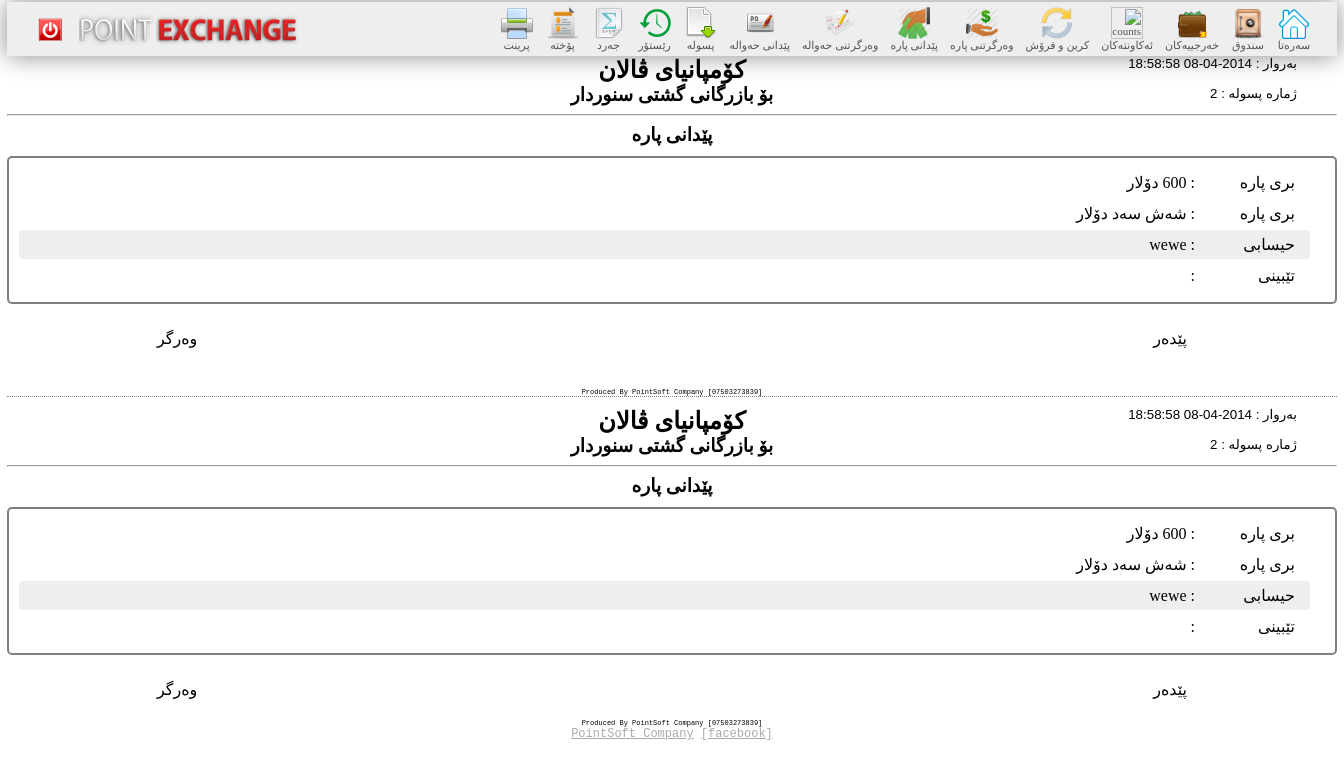
Page /loan_payout_view.php?id=2 (signed in) on the committed database.
### tables this page shows
CREATE TABLE IF NOT EXISTS `loan_payout` (
  `id` int(11) NOT NULL AUTO_INCREMENT,
  `id_user` int(11) DEFAULT NULL,
  `id_account` int(11) NOT NULL,
  `date_time` datetime DEFAULT NULL,
  `a_dollar` decimal(12,0) DEFAULT NULL,
  `a_dinar` decimal(20,0) DEFAULT NULL,
  `a_tman` decimal(20,0) DEFAULT NULL,
  `detail` varchar(200) DEFAULT NULL,
  PRIMARY KEY (`id`)
);

CREATE TABLE IF NOT EXISTS `accounts` (
  `id` int(11) NOT NULL AUTO_INCREMENT,
  `owner_name` varchar(200) DEFAULT NULL,
  `account_number` varchar(50) DEFAULT NULL,
  `balance` bigint(20) DEFAULT NULL,
  `date_created` datetime DEFAULT NULL,
  `detail` varchar(200) DEFAULT NULL,
  PRIMARY KEY (`id`)
);

### class/loan_payout.class.php (called while the page is built, shortened)
<?php
require_once 'database.class.php';
class loan_payout extends database{
	private static $TABLE = 'loan_payout';
	public static function get_loan_payout_info($id){
		try{
			$sql = "SELECT p.id,p.date_time,p.a_dollar,p.a_dinar,p.a_tman,p.detail,a.owner_name FROM ".self::$TABLE." p left join accounts a on a.id = p.id_account WHERE p.id = :id";
			$stmt = self::$PDO->prepare($sql);
			$stmt->bindParam(':id',$id,PDO::PARAM_INT);
			$stmt->execute();
			$row = $stmt->fetch(PDO::FETCH_ASSOC);
			return $row;
		}
		catch(PDOException $e){
			echo 'Error: [loan_payout.class.php/function get_loan_payout_info]'.$e->getMessage().'<br>';
			die();
		}
	}
}
?>

### class/database.class.php (called while the page is built, shortened)
<?php
function dsh_money($money,$decimal_check = 2,$symbol = null){
	$negative = false;
	$decimal = $money - intval($money);
	$arr = array();
	if($money !== 0)
		while($money){
			$part = strval($money % 1000);
			$len = strlen($part);
			$money =intval($money/1000);
			array_push($arr, $part);
		}
	else
		$arr = array(0);
	$arr = array_reverse($arr);
	$str = implode(',', $arr);
	return $str;
}
function money_to_word($number)
{
    $max_size = pow(10,18);
    if (is_int($number) && $number < abs($max_size))
    {
        switch ($number)
        {
            case 6:
                $string = "شەش";
                break;
            case $number < pow(10,3):
                $prefix = money_to_word(intval(floor($number/pow(10,2)))) . " سەد";
                $string = $prefix . @$suffix;
                break;
        }
    } else
    {
        echo "ERROR with - $number<br/> Number must be an integer between -" . number_format($max_size, 0, ".", ",") . " and " . number_format($max_size, 0, ".", ",") . " exclussive.";
    }
    return $string;
}
?>

### loan_payout_view.php (the view, shortened to what this page needs)
<?php
	require_once 'class/database.class.php';
	require_once 'class/loan_payout.class.php';
	$order_payment_info = loan_payout::get_loan_payout_info(@$_GET['id']);
	$money = '';
	if($order_payment_info['a_dollar'])
		$money .= dsh_money($order_payment_info['a_dollar']).' دۆلار ';
?>
<html>
<?php require_once 'head_tag.php'; ?>
  <body>
  	<div id="wrapper">
  		<?php require_once 'nav.php'; ?>
  		<div id="main">
			<section>
				<h2>کۆمپانیای ڤالان</h2>
				<h3>بۆ بازرگانی گشتی سنوردار</h3>
				<div class="corner">
					<p>بەروار : <?php echo $order_payment_info['date_time']; ?></p>
					<p>ژمارە پسوله : <?php echo $order_payment_info['id']; ?></p>
				</div>
				<hr>
				<h3>پێدانی پاره</h3>
				<div class="package">
					<p><span> بری پاره  </span>: <?php echo $money ?> </p>
					<p><span> بری پاره  </span>: <?php echo money_to_word(intval($order_payment_info['a_dollar'])); ?> دۆلار</p>
					<p class="ee"><span> حیسابی </span>: <?php echo $order_payment_info['owner_name']; ?></p>
					<p><span> تێبینی </span>: <?php echo $order_payment_info['detail']; ?></p>
				</div>
				<div class="pedar">پێدەر</div>
				<div class="warger">وەرگر</div>
			</section>
			<div class="dash">Produced By PointSoft Company [07503273839]</div>
			<section>
				<h2>کۆمپانیای ڤالان</h2>
				<h3>بۆ بازرگانی گشتی سنوردار</h3>
				<div class="corner">
					<p>بەروار : <?php echo $order_payment_info['date_time']; ?></p>
					<p>ژمارە پسوله : <?php echo $order_payment_info['id']; ?></p>
				</div>
				<hr>
				<h3>پێدانی پاره</h3>
				<div class="package">
					<p><span> بری پاره  </span>: <?php echo $money ?> </p>
					<p><span> بری پاره  </span>: <?php echo money_to_word(intval($order_payment_info['a_dollar'])); ?> دۆلار</p>
					<p class="ee"><span> حیسابی </span>: <?php echo $order_payment_info['owner_name']; ?></p>
					<p><span> تێبینی </span>: <?php echo $order_payment_info['detail']; ?></p>
				</div>
				<div class="pedar">پێدەر</div>
				<div class="warger">وەرگر</div>
			</section>
			<div class="dash2">Produced By PointSoft Company [07503273839]</div>
		</div>
		<?php require_once 'footer.php'; ?>
  </body>
</html>

### style.css (style rules this page uses)
body { background: url('images/500px/seamlesstexture21_500.jpg'); margin: 0; }
#wrapper { width: 1330px; border: 2px solid white; margin: 0 auto; background-color: rgba(255,255,255,0.8); }

### loan_payout_view.php (style rules this page uses)
.corner { margin-top: -55px; float: right; font-family: arial; font-size: smaller; direction: rtl; }
section { direction: rtl; font-family: 'kxani'; }
section h2, section h3 { text-align: center; margin:0; }
.corner p { margin:0 25px 5px 0; }
section p { margin:0 15px 2px 0; padding: 5px; padding-right: 15px; border-radius: 3px; }
section p span { display: inline-block; width: 100px; }
section .package { border: 2px solid gray; border-radius: 5px; padding: 10px; margin-top: 10px; }
.pedar { float:right; margin: 25px 150px 0 0; }
.warger { float:left; margin: 25px 0 0 150px; }
.ee { background-color: #EEE; }
.dash { border-bottom: 1px dotted gray; margin: 40px 0 10px 0; text-align: center; font-family: courier new; font-size: 7px; }
.dash2 { margin: 20px 0 0 0; text-align: center; font-family: courier; font-size: 7px; }

### rows in the picture
loan_payout: date_time "2014-04-08 18:58:58", id "2", a_dollar "شەش سەد", id_account.owner_name "wewe"

### other values in the picture
$words[$phrase] "سەرەتا سندوق خەرجییەکان ئەکاونتەکان کرین و فرۆش وەرگرتنی پاره پێدانی پارە وەرگرتنی حەوالە پێدانی حەوالە پسولە رێستۆر جەرد پۆخته پرینت"
$money "600 دۆلار"
